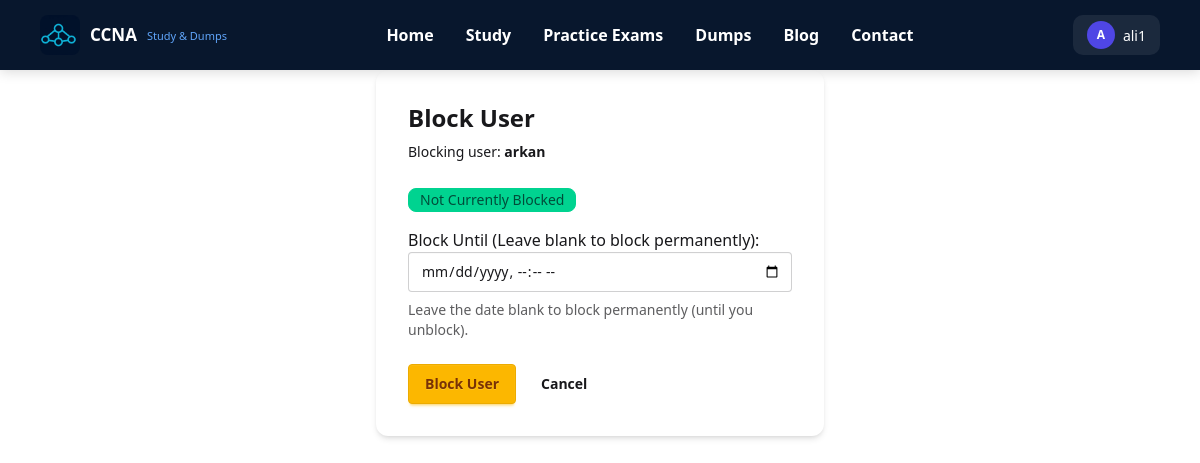
The page /quiz/admin/users/block/10/ (signed in) on the database as committed earlier.
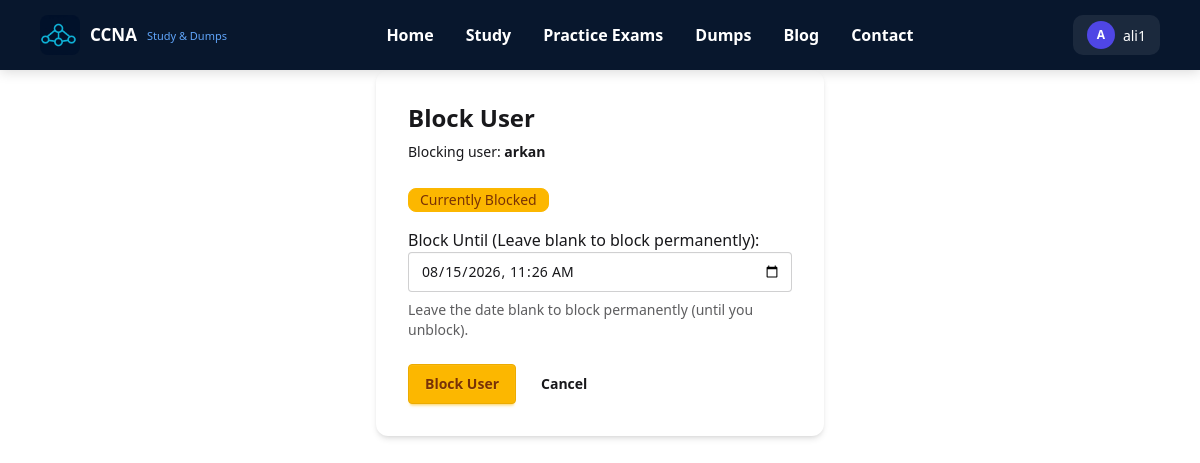
The same page on the database as committed later.
### quiz/models.py (models this page shows, shortened)
class UserProfile(models.Model):
    user = models.OneToOneField(
        User, on_delete=models.CASCADE, related_name="userprofile"
    )
    blocked_until = models.DateTimeField(
        null=True, blank=True
    )  # Field for temporary blocking
    is_blocked = models.BooleanField(
        default=False
    )  # True when permanently blocked (no expiry)
    has_full_access = models.BooleanField(
        default=False
    )  # True when user has paid/granted full access
    premium_expires_at = models.DateTimeField(
        null=True, blank=True
    )  # Premium expiry (30 days after grant)
    phone = models.CharField(
        max_length=15, blank=True, default=""
    )  # Phone number in format +964771XXXXXXX
    def is_currently_blocked(self):
        from django.utils import timezone
        if self.is_blocked:
            return True
        return bool(self.blocked_until and self.blocked_until > timezone.now())

### quiz/views.py (the view)
# urls.py: path('admin/users/block/<int:user_id>/', custom_admin_block_user, name='custom_admin_block_user'),
@user_passes_test(is_staff_check)
def custom_admin_block_user(request, user_id):
    user_to_block = get_object_or_404(User, id=user_id)
    user_profile = user_to_block.userprofile
    if user_to_block == request.user:
        messages.error(request, "You cannot block your own account.")
        return redirect("custom_admin_users")
    if user_to_block.is_superuser and not request.user.is_superuser:
        messages.error(request, "Only a superuser can block another superuser.")
        return redirect("custom_admin_users")
    if request.method == "POST":
        form = UserBlockForm(
            request.POST, instance=user_profile
        )
        if form.is_valid():
            blocked_until = form.cleaned_data.get("blocked_until")
            if blocked_until:
                user_profile.is_blocked = False
                user_profile.blocked_until = blocked_until
                msg = f"User '{user_to_block.username}' blocked until {blocked_until}."
            else:
                user_profile.is_blocked = True
                user_profile.blocked_until = None
                msg = f"User '{user_to_block.username}' blocked permanently."
            user_profile.save()
            messages.success(request, msg)
            return redirect("custom_admin_users")
    else:
        form = UserBlockForm(instance=user_profile)  # Pre-fill if already blocked
    context = {
        "user_to_block": user_to_block,
        "form": form,
        "now": timezone.now(),  # Pass current time for template logic
    }
    return render(request, "quiz/custom_admin/user_block_form.html", context)

### quiz/forms.py (shortened to what this page needs)
class UserBlockForm(forms.ModelForm):
    blocked_until = forms.DateTimeField(
        required=False,
        widget=forms.DateTimeInput(
            attrs={"type": "datetime-local", "class": "input input-bordered w-full"}
        ),
        label="Block Until (Leave blank to block permanently)",
    )
    class Meta:
        model = UserProfile
        fields = ["blocked_until"]

### quiz/views.py (called while the page is built)
def is_staff_check(user):
    return user.is_staff

### quiz/templates/quiz/custom_admin/user_block_form.html (shortened to what this page needs)
{% extends 'quiz/base.html' %}
{% block content %}
<div class="max-w-md mx-auto bg-base-100 p-8 rounded-xl shadow-md">
    <h2 class="text-2xl font-bold mb-2">Block User</h2>
    <p class="text-sm text-base-content/60 mb-6">Blocking user: <strong>{{ user_to_block.username }}</strong></p>
    <p class="mb-4">
        {% if user_to_block.userprofile.is_currently_blocked %}
            <span class="badge badge-warning">Currently Blocked</span>
        {% else %}
            <span class="badge badge-success">Not Currently Blocked</span>
        {% endif %}
    </p>
    <form method="post">
        {{ form.as_p }}
        <p class="text-sm text-base-content/70 mt-2">Leave the date blank to block permanently (until you unblock).</p>
        <div class="flex gap-2 mt-6">
            <button type="submit" class="btn btn-warning">Block User</button>
            <a href="{% url 'custom_admin_users' %}" class="btn btn-ghost">Cancel</a>
        </div>
    </form>
</div>
{% endblock %}

### quiz/templates/quiz/base.html (shortened to what this page needs)
{% load static %}
<!DOCTYPE html>
<html lang="en" data-theme="light">
<head>
    <link href="{% static 'quiz/css/output.css' %}" rel="stylesheet" type="text/css" />
</head>
<body class="bg-base-100 text-base-content">
        {% include 'quiz/navbar.html' %}
    <div class="max-w-7xl mx-auto px-4 sm:px-6 lg:px-8">
        {% block content %}{% endblock %}
    </div>
</body>
</html>

### quiz/templates/quiz/navbar.html (shortened to what this page needs)
{% load static %}
<nav style="background:#08172d;height:70px;width:100vw;position:fixed;top:0;left:0;z-index:50;display:flex;align-items:center;padding:0 40px;box-shadow:0 2px 12px rgba(0,0,0,0.15)">
    <a href="{% url 'landing_page' %}" style="display:flex;align-items:center;gap:10px;text-decoration:none;flex-shrink:0">
        <img src="{% static 'images/ali.png' %}?v=3" alt="CCNA Prep" style="width:40px;height:40px;border-radius:8px;object-fit:cover">
        <span style="color:#fff;font-weight:700;font-size:17px">CCNA</span><span style="color:#60a5fa;font-size:11px;display:block;line-height:1">Study &amp; Dumps</span>
    </a>
    <ul style="display:flex;align-items:center;gap:32px;list-style:none;margin:0 auto;padding:0">
        <li><a href="{% url 'landing_page' %}" style="color:#fff;font-weight:600;font-size:16px;text-decoration:none">Home</a></li>
        <li><a href="{% url 'study' %}" style="color:#fff;font-weight:600;font-size:16px;text-decoration:none">Study</a></li>
        <li><a href="{% url 'practice_exam' %}" style="color:#fff;font-weight:600;font-size:16px;text-decoration:none">Practice Exams</a></li>
        <li><a href="{% url 'test_list' %}" style="color:#fff;font-weight:600;font-size:16px;text-decoration:none">Dumps</a></li>
        <li><a href="#" style="color:#fff;font-weight:600;font-size:16px;text-decoration:none">Blog</a></li>
        <li><a href="{% url 'about' %}" style="color:#fff;font-weight:600;font-size:16px;text-decoration:none">Contact</a></li>
    </ul>
    <div style="display:flex;align-items:center;gap:12px;flex-shrink:0">
        {% if user.is_authenticated %}
            <div style="position:relative" id="user-menu-wrap">
                <button id="user-menu-btn" style="display:flex;align-items:center;gap:8px;background:rgba(255,255,255,.08);border:none;color:#fff;padding:6px 14px;border-radius:10px;cursor:pointer;font-size:14px;font-weight:500">
                    <span style="width:28px;height:28px;border-radius:50%;background:#4f46e5;display:flex;align-items:center;justify-content:center;font-size:12px;font-weight:700">{{ user.username|slice:":1"|upper }}</span>
                    {{ user.username }}
                </button>
            </div>
        {% endif %}
    </div>
</nav>
<div style="height:70px"></div>

Rows that differ between the two databases and show on the page:
changed UserProfile: blocked_until (not shown) → "08/15/2026 11:26"
Other text that changed with them:
text no longer shown: "Not Currently Blocked"
text now shown: "Currently Blocked"
